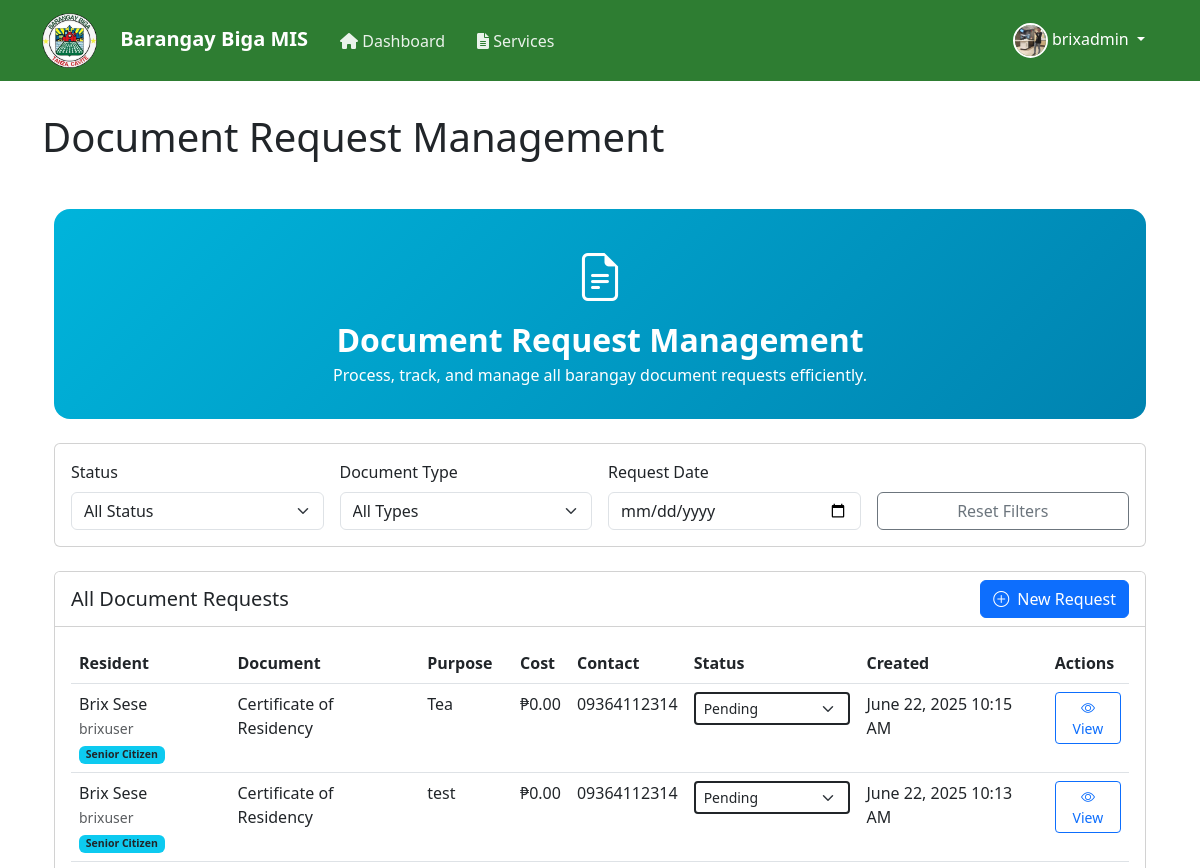
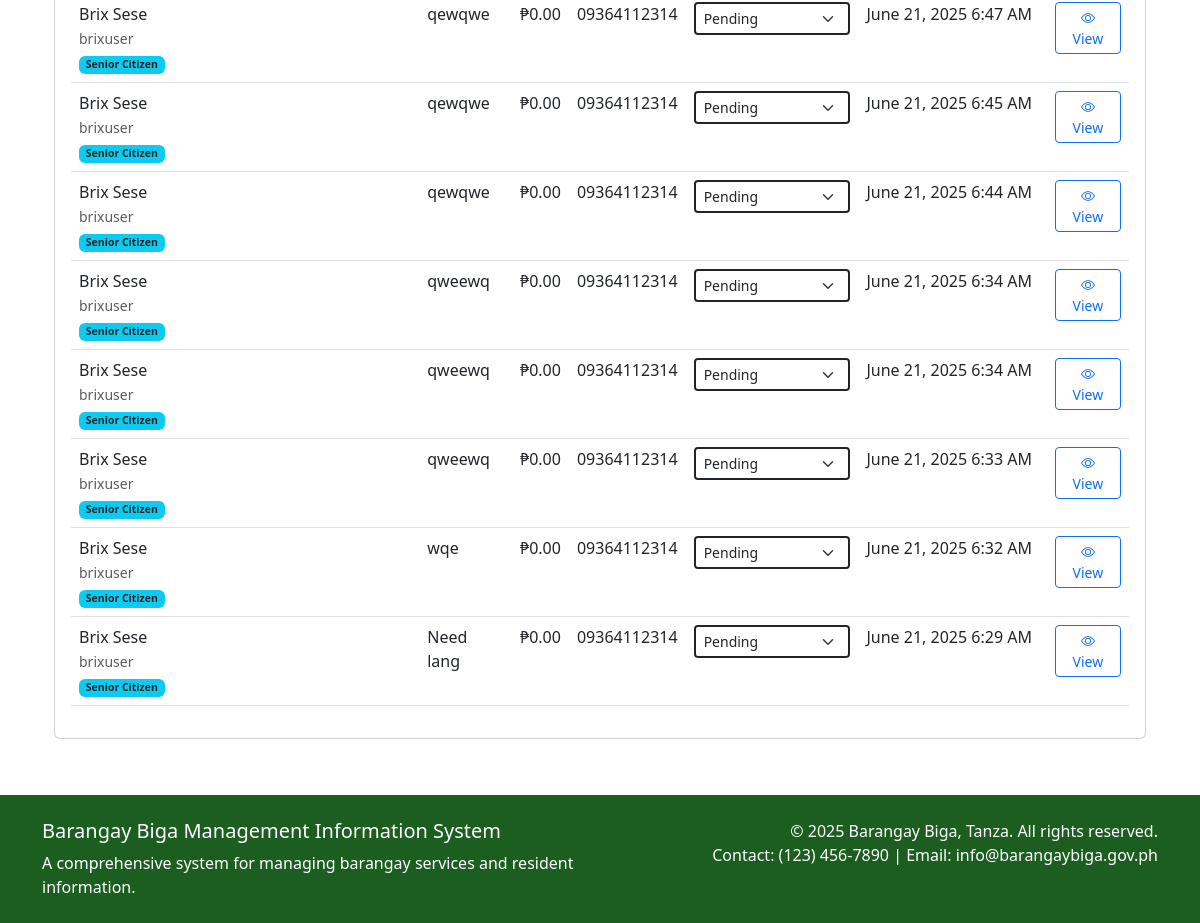
Page /admin/documents.php (signed in) on the committed database (2 pictures, top to bottom).
### tables this page shows
CREATE TABLE `users` (
  `user_id` int(11) NOT NULL,
  `username` varchar(50) NOT NULL,
  `password` varchar(255) NOT NULL,
  `email` varchar(100) NOT NULL,
  `role` enum('admin','resident') NOT NULL,
  `is_senior_citizen` tinyint(1) DEFAULT 0,
  `is_active` tinyint(1) DEFAULT 1,
  `profile_picture` varchar(255) DEFAULT NULL,
  `last_login` timestamp NULL DEFAULT NULL,
  `failed_login_attempts` int(11) DEFAULT 0,
  `created_at` timestamp NOT NULL DEFAULT current_timestamp(),
  `updated_at` timestamp NOT NULL DEFAULT current_timestamp() ON UPDATE current_timestamp(),
  `reset_code` varchar(6) DEFAULT NULL,
  `reset_code_expires` datetime DEFAULT NULL
);

CREATE TABLE `document_requests` (
  `request_id` int(11) NOT NULL,
  `user_id` int(11) NOT NULL,
  `document_type` enum('Barangay Clearance','Certificate of Residency','Certificate of Indigency','Barangay ID','Certificate of House Ownership','Construction Clearance','Business Clearance','Endorsement Letter for Business','Barangay Blotter') NOT NULL,
  `purpose` text NOT NULL,
  `status` enum('pending','in_progress','for_pickup','completed','cancelled') DEFAULT 'pending',
  `cost` decimal(10,2) DEFAULT 0.00,
  `payment_status` enum('unpaid','paid','partial') DEFAULT 'unpaid',
  `payment_date` datetime DEFAULT NULL,
  `validity_period` int(11) DEFAULT NULL,
  `pickup_instructions` text DEFAULT NULL,
  `created_at` timestamp NOT NULL DEFAULT current_timestamp(),
  `updated_at` timestamp NOT NULL DEFAULT current_timestamp() ON UPDATE current_timestamp()
);

CREATE TABLE `user_details` (
  `detail_id` int(11) NOT NULL,
  `user_id` int(11) NOT NULL,
  `first_name` varchar(50) NOT NULL,
  `last_name` varchar(50) NOT NULL,
  `middle_name` varchar(50) DEFAULT NULL,
  `birth_date` date NOT NULL,
  `gender` enum('Male','Female','Other') NOT NULL,
  `civil_status` enum('Single','Married','Widowed','Separated','Divorced') NOT NULL,
  `nationality` varchar(50) DEFAULT 'Filipino',
  `occupation` varchar(100) DEFAULT NULL,
  `voter_status` tinyint(1) DEFAULT 0,
  `address` text NOT NULL,
  `contact_number` varchar(20) DEFAULT NULL,
  `emergency_contact` varchar(100) DEFAULT NULL,
  `emergency_number` varchar(20) DEFAULT NULL,
  `created_at` datetime DEFAULT current_timestamp(),
  `updated_at` datetime DEFAULT current_timestamp() ON UPDATE current_timestamp()
);

### includes/auth.php (called while the page is built, shortened)
<?php
function is_logged_in() {
    return isset($_SESSION['user_id']);
}
function is_admin() {
    return isset($_SESSION['role']) && $_SESSION['role'] === 'admin';
}
function get_current_user_role() {
    return $_SESSION['role'] ?? null;
}
?>

### includes/functions.php (called while the page is built, shortened)
<?php
function format_datetime($datetime, $format = 'F j, Y g:i A') {
    return date($format, strtotime($datetime));
}
function format_currency($amount) {
    return '₱' . number_format($amount, 2);
}
function truncate_text($text, $length = 100, $append = '...') {
    if (strlen($text) <= $length) {
        return $text;
    }
    $text = substr($text, 0, $length);
    $text = substr($text, 0, strrpos($text, ' '));
    return $text . $append;
}
function calculate_document_cost($document_type, $is_senior_citizen = false) {
    $costs = [
        'barangay_clearance' => 50.00,
        'indigency_certificate' => 0.00,
        'residency_certificate' => 75.00,
        'business_permit' => 500.00,
        'certificate_of_good_moral' => 100.00,
        'other' => 20.00,
    ];
    $cost = $costs[$document_type] ?? 0.00;
    if ($is_senior_citizen) {
        $cost *= 0.80;
    }
    return $cost;
}

### admin/documents.php (the view, shortened to what this page needs)
<?php
$page_title = 'Document Request Management';
require_once '../includes/header.php';
require_once '../includes/functions.php';
try {
    $status_filter = $_GET['status'] ?? 'all';
    $type_filter = $_GET['type'] ?? 'all';
    $date_filter = $_GET['date'] ?? '';
    $query = "
        SELECT dr.*, u.username, ud.first_name, ud.last_name, ud.contact_number,
               u.is_senior_citizen
        FROM document_requests dr
        JOIN users u ON dr.user_id = u.user_id
        JOIN user_details ud ON u.user_id = ud.user_id
        WHERE 1=1
    ";
    $query .= " ORDER BY dr.created_at DESC";
    $stmt = $conn->prepare($query);
    $stmt->execute();
    $documents = $stmt->get_result()->fetch_all(MYSQLI_ASSOC);
} catch (Exception $e) {
    error_log("Document List Error: " . $e->getMessage());
    $error = "An error occurred while loading document requests.";
}
$all_statuses = ['Pending', 'Approved', 'Declined', 'Ready for Pickup', 'Claimed'];
?>
<!DOCTYPE html>
<html lang="en">
<head>
    <link href="https://cdn.jsdelivr.net/npm/bootstrap@5.3.0/dist/css/bootstrap.min.css" rel="stylesheet">
    <link rel="stylesheet" href="https://cdn.jsdelivr.net/npm/bootstrap-icons@1.10.5/font/bootstrap-icons.css">
</head>
<body>
<div class="container py-4">
    <div class="doc-header mb-4">
        <div class="doc-icon mb-2"><i class="bi bi-file-earmark-text"></i></div>
        <h2 class="fw-bold mb-1">Document Request Management</h2>
        <p class="mb-0">Process, track, and manage all barangay document requests efficiently.</p>
    </div>
    <div class="card mb-4">
        <div class="card-body">
            <form method="GET" class="row g-3 align-items-end">
                <div class="col-md-3">
                    <label for="status" class="form-label">Status</label>
                    <select class="form-select" id="status" name="status" onchange="this.form.submit()">
                        <option value="all" <?php echo $status_filter === 'all' ? 'selected' : ''; ?>>All Status</option>
                    </select>
                </div>
                <div class="col-md-3">
                    <label for="type" class="form-label">Document Type</label>
                    <select class="form-select" id="type" name="type" onchange="this.form.submit()">
                        <option value="all" <?php if ($type_filter === 'all') echo 'selected'; ?>>All Types</option>
                    </select>
                </div>
                <div class="col-md-3">
                    <label for="date" class="form-label">Request Date</label>
                    <input type="date" class="form-control" id="date" name="date"
                           value="<?php echo $date_filter; ?>" onchange="this.form.submit()">
                </div>
                <div class="col-md-3">
                    <a href="?" class="btn btn-outline-secondary w-100">Reset Filters</a>
                </div>
            </form>
        </div>
    </div>
    <div class="card">
        <div class="card-header bg-white d-flex justify-content-between align-items-center">
            <h5 class="card-title mb-0">All Document Requests</h5>
            <a href="/capstone2/resident/documents.php" class="btn btn-primary"><i class="bi bi-plus-circle me-2"></i>New Request</a>
        </div>
        <div class="card-body">
            <div class="table-responsive">
                <table class="table table-hover">
                    <thead>
                        <tr>
                            <th>Resident</th>
                            <th>Document</th>
                            <th>Purpose</th>
                            <th>Cost</th>
                            <th>Contact</th>
                            <th>Status</th>
                            <th>Created</th>
                            <th>Actions</th>
                        </tr>
                    </thead>
                    <tbody>
                        <?php if (empty($documents)): ?>
                            <tr>
                                <td colspan="7" class="text-center text-muted">No document requests found.</td>
                            </tr>
                        <?php else: ?>
                            <?php foreach ($documents as $document): ?>
                                <tr>
                                    <td>
                                        <?php echo htmlspecialchars($document['first_name'] . ' ' . $document['last_name']); ?>
                                        <br>
                                        <small class="text-muted">
                                            <?php echo htmlspecialchars($document['username']); ?>
                                            <?php if ($document['is_senior_citizen']): ?>
                                                <span class="badge bg-info text-dark">Senior Citizen</span>
                                            <?php endif; ?>
                                        </small>
                                    </td>
                                    <td><?php echo htmlspecialchars($document['document_type']); ?></td>
                                    <td><?php echo htmlspecialchars(truncate_text($document['purpose'], 40)); ?></td>
                                    <td>
                                        <?php
                                        $cost = calculate_document_cost($document['document_type'], $document['is_senior_citizen']);
                                        echo format_currency($cost);
                                        ?>
                                    </td>
                                    <td><?php echo htmlspecialchars($document['contact_number']); ?></td>
                                    <td>
                                        <select class="form-select form-select-sm status-select status-<?php echo str_replace(' ', '_', $document['status']); ?>" data-request-id="<?php echo $document['request_id']; ?>">
                                            <?php foreach ($all_statuses as $status): ?>
                                            <option value="<?php echo $status; ?>" <?php if ($document['status'] === $status) echo 'selected'; ?>>
                                                <?php echo $status; ?>
                                            </option>
                                            <?php endforeach; ?>
                                        </select>
                                    </td>
                                    <td><?php echo format_datetime($document['created_at']); ?></td>
                                    <td>
                                        <button type="button" class="btn btn-sm btn-outline-primary" data-bs-toggle="modal" data-bs-target="#viewModal-<?php echo $document['request_id']; ?>">
                                            <i class="bi bi-eye"></i> View
                                        </button>
                                    </td>
                                </tr>
                            <?php endforeach; ?>
                        <?php endif; ?>
                    </tbody>
                </table>
            </div>
        </div>
    </div>
</div>
<?php require_once '../includes/footer.php'; ?>
</body>
</html>

### includes/header.php (shortened to what this page needs)
<?php
require_once __DIR__ . '/auth.php';
$current_page = basename($_SERVER['PHP_SELF']);
$user_role = get_current_user_role();
$is_admin = is_admin();
$profile_picture = '/capstone2/images/profiledefault.png';
if (is_logged_in()) {
    $user_id = $_SESSION['user_id'];
    $stmt = $conn->prepare("SELECT profile_picture FROM users WHERE user_id = ?");
    $stmt->bind_param("i", $user_id);
    $stmt->execute();
    $result = $stmt->get_result();
    if ($row = $result->fetch_assoc()) {
        if (!empty($row['profile_picture']) && $row['profile_picture'] !== 'NULL') {
            $profile_picture = $row['profile_picture'];
        }
    }
}
?>
<!DOCTYPE html>
<html lang="en">
<head>
    <link href="https://cdn.jsdelivr.net/npm/bootstrap@5.3.0/dist/css/bootstrap.min.css" rel="stylesheet">
    <link href="https://cdnjs.cloudflare.com/ajax/libs/font-awesome/6.0.0/css/all.min.css" rel="stylesheet">
</head>
<body>
    <nav class="navbar navbar-expand-lg navbar-dark">
        <div class="container">
            <a class="navbar-brand" href="/capstone2/index.php">
                <img src="/capstone2/images/R.png" alt="Barangay Biga Logo" height="55" style="margin-right:18px;" class="logo">
                Barangay Biga MIS
            </a>
            <div class="collapse navbar-collapse" id="navbarNav">
                <?php if (is_logged_in()): ?>
                    <ul class="navbar-nav me-auto">
                        <li class="nav-item">
                            <a class="nav-link <?php echo $current_page === 'dashboard.php' ? 'active' : ''; ?>"
                               href="/capstone2/<?php echo $user_role; ?>/dashboard.php">
                                <i class="fas fa-home"></i> Dashboard
                            </a>
                        </li>
                        <?php if ($is_admin): ?>
                            <li class="nav-item">
                                <a class="nav-link <?php echo $current_page === 'services.php' ? 'active' : ''; ?>"
                                   href="/capstone2/admin/services.php">
                                    <i class="fas fa-file-alt"></i> Services
                                </a>
                            </li>
                        <?php endif; ?>
                    </ul>
                    <div class="user-menu">
                        <div class="dropdown">
                            <button class="btn btn-link dropdown-toggle text-white text-decoration-none" type="button"
                                    id="userMenu" data-bs-toggle="dropdown" aria-expanded="false">
                                <img src="<?php echo htmlspecialchars($profile_picture); ?>"
                                     alt="Profile Picture">
                                <?php echo htmlspecialchars($_SESSION['username']); ?>
                            </button>
                        </div>
                    </div>
                <?php endif; ?>
            </div>
        </div>
    </nav>
    <div class="main-content">
        <div class="container">
            <?php if (isset($page_title)): ?>
                <h1 class="mb-4"><?php echo htmlspecialchars($page_title); ?></h1>
            <?php endif; ?>

### includes/header.php (style rules this page uses)
:root { --primary-color: #2E7D32; --primary-light: #4CAF50; --primary-dark: #1B5E20; }
body { font-size: 16px; min-height: 100vh; display: flex; flex-direction: column; }
.navbar { background-color: var(--primary-color); padding: 1rem; }
.navbar-brand { color: white !important; font-size: 1.5rem; font-weight: 600; }
.nav-link { color: rgba(255, 255, 255, 0.9) !important; font-size: 1.1rem; padding: 0.5rem 1rem !important; transition: color 0.3s ease; }
.user-menu { color: white; display: flex; align-items: center; gap: 10px; }
.user-menu img { width: 35px; height: 35px; border-radius: 50%; object-fit: cover; border: 2px solid white; }
.main-content { flex: 1; padding: 2rem 0; }

### admin/documents.php (style rules this page uses)
.doc-header { background: linear-gradient(135deg, #00B4DB 0%, #0083B0 100%); color: #fff; border-radius: 1rem; padding: 2rem; text-align: center; }
.doc-icon { font-size: 3rem; color: #fff; }
.status-select { border: 2px solid; font-weight: 500; transition: all 0.2s ease-in-out; }

### rows in the picture
users: profile_picture (picture)
document_requests: user_details.first_name+last_name "Brix Sese", user.username "brixuser", document_type "Certificate of Residency", purpose "Tea", document_type.is_senior_citizen "₱0.00", user_details.contact_number "09364112314", status+request_id "Pending", created_at "June 22, 2025 10:15 AM"
document_requests: user_details.first_name+last_name "Brix Sese", user.username "brixuser", document_type "Certificate of Residency", purpose "test", document_type.is_senior_citizen "₱0.00", user_details.contact_number "09364112314", status+request_id "Pending", created_at "June 22, 2025 10:13 AM"
document_requests: user_details.first_name+last_name "Brix Sese", user.username "brixuser", purpose "qewqwe", document_type.is_senior_citizen "₱0.00", user_details.contact_number "09364112314", status+request_id "Pending", created_at "June 21, 2025 6:47 AM"
document_requests: user_details.first_name+last_name "Brix Sese", user.username "brixuser", purpose "qewqwe", document_type.is_senior_citizen "₱0.00", user_details.contact_number "09364112314", status+request_id "Pending", created_at "June 21, 2025 6:45 AM"
document_requests: user_details.first_name+last_name "Brix Sese", user.username "brixuser", purpose "qewqwe", document_type.is_senior_citizen "₱0.00", user_details.contact_number "09364112314", status+request_id "Pending", created_at "June 21, 2025 6:44 AM"
document_requests: user_details.first_name+last_name "Brix Sese", user.username "brixuser", purpose "qweewq", document_type.is_senior_citizen "₱0.00", user_details.contact_number "09364112314", status+request_id "Pending", created_at "June 21, 2025 6:34 AM"
document_requests: user_details.first_name+last_name "Brix Sese", user.username "brixuser", purpose "qweewq", document_type.is_senior_citizen "₱0.00", user_details.contact_number "09364112314", status+request_id "Pending", created_at "June 21, 2025 6:34 AM"
document_requests: user_details.first_name+last_name "Brix Sese", user.username "brixuser", purpose "qweewq", document_type.is_senior_citizen "₱0.00", user_details.contact_number "09364112314", status+request_id "Pending", created_at "June 21, 2025 6:33 AM"
document_requests: user_details.first_name+last_name "Brix Sese", user.username "brixuser", purpose "wqe", document_type.is_senior_citizen "₱0.00", user_details.contact_number "09364112314", status+request_id "Pending", created_at "June 21, 2025 6:32 AM"
document_requests: user_details.first_name+last_name "Brix Sese", user.username "brixuser", purpose "Need lang", document_type.is_senior_citizen "₱0.00", user_details.contact_number "09364112314", status+request_id "Pending", created_at "June 21, 2025 6:29 AM"

### other values in the picture
$_SESSION['username'] "brixadmin"
$page_title "Document Request Management"
